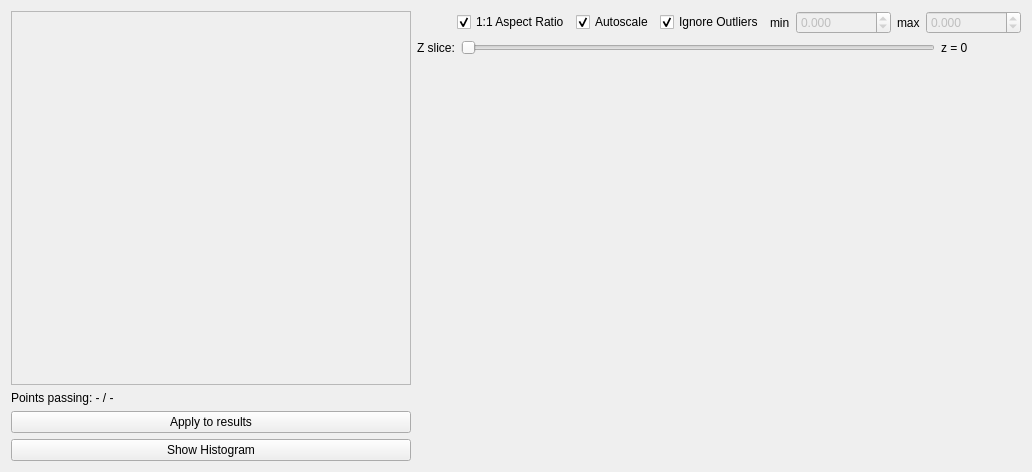
<?xml version="1.0" encoding="UTF-8"?>
<ui version="4.0">
 <class>Form</class>
 <widget class="QWidget" name="Form">
  <layout class="QHBoxLayout" name="horizontalLayout_main">
   <item>
    <widget class="QWidget" name="widget_left" native="true">
     <property name="maximumSize">
      <size>
       <width>400</width>
       <height>16777215</height>
      </size>
     </property>
     <property name="minimumSize">
      <size>
       <width>400</width>
       <height>0</height>
      </size>
     </property>
     <layout class="QVBoxLayout" name="verticalLayout_left">
      <property name="leftMargin">
       <number>0</number>
      </property>
      <property name="topMargin">
       <number>0</number>
      </property>
      <property name="rightMargin">
       <number>0</number>
      </property>
      <property name="bottomMargin">
       <number>0</number>
      </property>
      <item>
       <widget class="QScrollArea" name="scrollArea">
        <property name="frameShadow">
         <enum>QFrame::Raised</enum>
        </property>
        <property name="lineWidth">
         <number>0</number>
        </property>
        <property name="widgetResizable">
         <bool>true</bool>
        </property>
        <widget class="QWidget" name="scrollAreaWidgetContents">
         <layout class="QVBoxLayout" name="verticalLayout_scroll">
          <property name="spacing">
           <number>0</number>
          </property>
          <property name="leftMargin">
           <number>0</number>
          </property>
          <property name="topMargin">
           <number>0</number>
          </property>
          <property name="rightMargin">
           <number>0</number>
          </property>
          <property name="bottomMargin">
           <number>0</number>
          </property>
          <item>
           <widget class="QWidget" name="widget_metric_rows" native="true"/>
          </item>
         </layout>
        </widget>
       </widget>
      </item>
      <item>
       <widget class="QLabel" name="label_points_remaining">
        <property name="text">
         <string>Points passing: - / -</string>
        </property>
       </widget>
      </item>
      <item>
       <widget class="QPushButton" name="button_apply_quality">
        <property name="text">
         <string>Apply to results</string>
        </property>
       </widget>
      </item>
      <item>
       <widget class="QPushButton" name="button_show_histogram">
        <property name="text">
         <string>Show Histogram</string>
        </property>
       </widget>
      </item>
     </layout>
    </widget>
   </item>
   <item>
    <layout class="QVBoxLayout" name="verticalLayout_right">
     <item>
      <layout class="QHBoxLayout" name="horizontalLayout_scale">
       <item>
        <spacer name="horizontalSpacer">
         <property name="orientation">
          <enum>Qt::Orientation::Horizontal</enum>
         </property>
         <property name="sizeHint" stdset="0">
          <size>
           <width>40</width>
           <height>20</height>
          </size>
         </property>
        </spacer>
       </item>
       <item>
        <widget class="QCheckBox" name="aspect_ratio">
         <property name="text">
          <string>1:1 Aspect Ratio</string>
         </property>
         <property name="checked">
          <bool>true</bool>
         </property>
        </widget>
       </item>
       <item>
        <widget class="QCheckBox" name="autoscale">
         <property name="text">
          <string>Autoscale</string>
         </property>
         <property name="checked">
          <bool>true</bool>
         </property>
        </widget>
       </item>
       <item>
        <widget class="QCheckBox" name="ignore_outliers">
         <property name="text">
          <string>Ignore Outliers</string>
         </property>
         <property name="checked">
          <bool>true</bool>
         </property>
        </widget>
       </item>
       <item>
        <widget class="QLabel" name="label_min">
         <property name="text">
          <string>min</string>
         </property>
        </widget>
       </item>
       <item>
        <widget class="QDoubleSpinBox" name="value_min">
         <property name="enabled">
          <bool>false</bool>
         </property>
         <property name="decimals">
          <number>3</number>
         </property>
         <property name="minimum">
          <double>-100000.000000000000000</double>
         </property>
         <property name="maximum">
          <double>100000.000000000000000</double>
         </property>
        </widget>
       </item>
       <item>
        <widget class="QLabel" name="label_max">
         <property name="text">
          <string>max</string>
         </property>
        </widget>
       </item>
       <item>
        <widget class="QDoubleSpinBox" name="value_max">
         <property name="enabled">
          <bool>false</bool>
         </property>
         <property name="decimals">
          <number>3</number>
         </property>
         <property name="minimum">
          <double>-100000.000000000000000</double>
         </property>
         <property name="maximum">
          <double>100000.000000000000000</double>
         </property>
        </widget>
       </item>
      </layout>
     </item>
     <item>
      <layout class="QHBoxLayout" name="horizontalLayout_z">
       <item>
        <widget class="QLabel" name="label_z_slider">
         <property name="text">
          <string>Z slice:</string>
         </property>
        </widget>
       </item>
       <item>
        <widget class="QSlider" name="z_slider">
         <property name="orientation">
          <enum>Qt::Orientation::Horizontal</enum>
         </property>
        </widget>
       </item>
       <item>
        <widget class="QLabel" name="label_z_value">
         <property name="minimumSize">
          <size>
           <width>80</width>
           <height>0</height>
          </size>
         </property>
         <property name="text">
          <string>z = 0</string>
         </property>
        </widget>
       </item>
      </layout>
     </item>
     <item>
      <widget class="QWidget" name="image_widget" native="true">
       <property name="sizePolicy">
        <sizepolicy hsizetype="Expanding" vsizetype="Expanding">
         <horstretch>0</horstretch>
         <verstretch>0</verstretch>
        </sizepolicy>
       </property>
       <property name="minimumSize">
        <size>
         <width>400</width>
         <height>400</height>
        </size>
       </property>
      </widget>
     </item>
    </layout>
   </item>
  </layout>
 </widget>
 <resources/>
 <connections/>
</ui>
